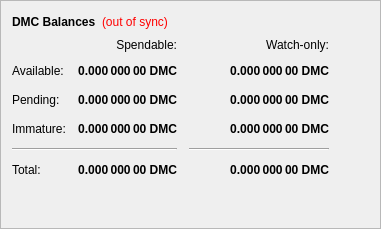
        <widget class="QFrame" name="frame">
         <property name="frameShape">
          <enum>QFrame::StyledPanel</enum>
         </property>
         <property name="frameShadow">
          <enum>QFrame::Raised</enum>
         </property>
         <layout class="QVBoxLayout" name="verticalLayout_4">
          <item>
           <layout class="QHBoxLayout" name="horizontalLayout_4">
            <item>
             <widget class="QLabel" name="label_5">
              <property name="font">
               <font>
                <weight>75</weight>
                <bold>true</bold>
               </font>
              </property>
              <property name="text">
               <string>DMC Balances</string>
              </property>
             </widget>
            </item>
            <item>
             <widget class="QLabel" name="labelWalletStatus">
              <property name="cursor">
               <cursorShape>WhatsThisCursor</cursorShape>
              </property>
              <property name="toolTip">
               <string>The displayed information may be out of date. Your wallet automatically synchronizes with the DMTC network after a connection is established, but this process has not completed yet.</string>
              </property>
              <property name="styleSheet">
               <string notr="true">QLabel { color: red; }</string>
              </property>
              <property name="text">
               <string notr="true">(out of sync)</string>
              </property>
              <property name="alignment">
               <set>Qt::AlignLeading|Qt::AlignLeft|Qt::AlignVCenter</set>
              </property>
             </widget>
            </item>
            <item>
             <spacer name="horizontalSpacer_3">
              <property name="orientation">
               <enum>Qt::Horizontal</enum>
              </property>
              <property name="sizeHint" stdset="0">
               <size>
                <width>40</width>
                <height>20</height>
               </size>
              </property>
             </spacer>
            </item>
           </layout>
          </item>
          <item>
           <layout class="QGridLayout" name="gridLayout">
            <property name="spacing">
             <number>12</number>
            </property>
            <item row="2" column="2">
             <widget class="QLabel" name="labelWatchPending">
              <property name="font">
               <font>
                <weight>75</weight>
                <bold>true</bold>
               </font>
              </property>
              <property name="cursor">
               <cursorShape>IBeamCursor</cursorShape>
              </property>
              <property name="toolTip">
               <string>Unconfirmed transactions to watch-only addresses</string>
              </property>
              <property name="text">
               <string notr="true">0.000 000 00 DMC</string>
              </property>
              <property name="alignment">
               <set>Qt::AlignRight|Qt::AlignTrailing|Qt::AlignVCenter</set>
              </property>
              <property name="textInteractionFlags">
               <set>Qt::LinksAccessibleByMouse|Qt::TextSelectableByKeyboard|Qt::TextSelectableByMouse</set>
              </property>
             </widget>
            </item>
            <item row="2" column="1">
             <widget class="QLabel" name="labelUnconfirmed">
              <property name="font">
               <font>
                <weight>75</weight>
                <bold>true</bold>
               </font>
              </property>
              <property name="cursor">
               <cursorShape>IBeamCursor</cursorShape>
              </property>
              <property name="toolTip">
               <string>Total of transactions that have yet to be confirmed, and do not yet count toward the spendable balance</string>
              </property>
              <property name="text">
               <string notr="true">0.000 000 00 DMC</string>
              </property>
              <property name="alignment">
               <set>Qt::AlignRight|Qt::AlignTrailing|Qt::AlignVCenter</set>
              </property>
              <property name="textInteractionFlags">
               <set>Qt::LinksAccessibleByMouse|Qt::TextSelectableByKeyboard|Qt::TextSelectableByMouse</set>
              </property>
             </widget>
            </item>
            <item row="3" column="2">
             <widget class="QLabel" name="labelWatchImmature">
              <property name="font">
               <font>
                <weight>75</weight>
                <bold>true</bold>
               </font>
              </property>
              <property name="cursor">
               <cursorShape>IBeamCursor</cursorShape>
              </property>
              <property name="toolTip">
               <string>Staked or masternode rewards in watch-only addresses that has not yet matured</string>
              </property>
              <property name="text">
               <string notr="true">0.000 000 00 DMC</string>
              </property>
              <property name="alignment">
               <set>Qt::AlignRight|Qt::AlignTrailing|Qt::AlignVCenter</set>
              </property>
              <property name="textInteractionFlags">
               <set>Qt::LinksAccessibleByMouse|Qt::TextSelectableByKeyboard|Qt::TextSelectableByMouse</set>
              </property>
             </widget>
            </item>
            <item row="4" column="0" colspan="2">
             <widget class="Line" name="lineSpendableBalance">
              <property name="orientation">
               <enum>Qt::Horizontal</enum>
              </property>
             </widget>
            </item>
            <item row="4" column="2">
             <widget class="Line" name="lineWatchBalance">
              <property name="sizePolicy">
               <sizepolicy hsizetype="Preferred" vsizetype="Fixed">
                <horstretch>0</horstretch>
                <verstretch>0</verstretch>
               </sizepolicy>
              </property>
              <property name="minimumSize">
               <size>
                <width>140</width>
                <height>0</height>
               </size>
              </property>
              <property name="orientation">
               <enum>Qt::Horizontal</enum>
              </property>
             </widget>
            </item>
            <item row="5" column="0">
             <widget class="QLabel" name="labelTotalText">
              <property name="text">
               <string>Total:</string>
              </property>
             </widget>
            </item>
            <item row="3" column="1">
             <widget class="QLabel" name="labelImmature">
              <property name="font">
               <font>
                <weight>75</weight>
                <bold>true</bold>
               </font>
              </property>
              <property name="cursor">
               <cursorShape>IBeamCursor</cursorShape>
              </property>
              <property name="toolTip">
               <string>Staked or masternode rewards that has not yet matured</string>
              </property>
              <property name="text">
               <string notr="true">0.000 000 00 DMC</string>
              </property>
              <property name="alignment">
               <set>Qt::AlignRight|Qt::AlignTrailing|Qt::AlignVCenter</set>
              </property>
              <property name="textInteractionFlags">
               <set>Qt::LinksAccessibleByMouse|Qt::TextSelectableByKeyboard|Qt::TextSelectableByMouse</set>
              </property>
             </widget>
            </item>
            <item row="2" column="3">
             <spacer name="horizontalSpacer_2">
              <property name="orientation">
               <enum>Qt::Horizontal</enum>
              </property>
              <property name="sizeHint" stdset="0">
               <size>
                <width>40</width>
                <height>20</height>
               </size>
              </property>
             </spacer>
            </item>
            <item row="3" column="0">
             <widget class="QLabel" name="labelImmatureText">
              <property name="text">
               <string>Immature:</string>
              </property>
             </widget>
            </item>
            <item row="5" column="1">
             <widget class="QLabel" name="labelTotal">
              <property name="font">
               <font>
                <weight>75</weight>
                <bold>true</bold>
               </font>
              </property>
              <property name="cursor">
               <cursorShape>IBeamCursor</cursorShape>
              </property>
              <property name="toolTip">
               <string>Your current total balance</string>
              </property>
              <property name="text">
               <string notr="true">0.000 000 00 DMC</string>
              </property>
              <property name="alignment">
               <set>Qt::AlignRight|Qt::AlignTrailing|Qt::AlignVCenter</set>
              </property>
              <property name="textInteractionFlags">
               <set>Qt::LinksAccessibleByMouse|Qt::TextSelectableByKeyboard|Qt::TextSelectableByMouse</set>
              </property>
             </widget>
            </item>
            <item row="5" column="2">
             <widget class="QLabel" name="labelWatchTotal">
              <property name="font">
               <font>
                <weight>75</weight>
                <bold>true</bold>
               </font>
              </property>
              <property name="cursor">
               <cursorShape>IBeamCursor</cursorShape>
              </property>
              <property name="toolTip">
               <string>Current total balance in watch-only addresses</string>
              </property>
              <property name="text">
               <string notr="true">0.000 000 00 DMC</string>
              </property>
              <property name="alignment">
               <set>Qt::AlignRight|Qt::AlignTrailing|Qt::AlignVCenter</set>
              </property>
              <property name="textInteractionFlags">
               <set>Qt::LinksAccessibleByMouse|Qt::TextSelectableByKeyboard|Qt::TextSelectableByMouse</set>
              </property>
             </widget>
            </item>
            <item row="0" column="2">
             <widget class="QLabel" name="labelWatchonly">
              <property name="text">
               <string>Watch-only:</string>
              </property>
              <property name="alignment">
               <set>Qt::AlignRight|Qt::AlignTrailing|Qt::AlignVCenter</set>
              </property>
             </widget>
            </item>
            <item row="1" column="0">
             <widget class="QLabel" name="labelBalanceText">
              <property name="text">
               <string>Available:</string>
              </property>
             </widget>
            </item>
            <item row="1" column="1">
             <widget class="QLabel" name="labelBalance">
              <property name="font">
               <font>
                <weight>75</weight>
                <bold>true</bold>
               </font>
              </property>
              <property name="cursor">
               <cursorShape>IBeamCursor</cursorShape>
              </property>
              <property name="toolTip">
               <string>Your current spendable balance</string>
              </property>
              <property name="text">
               <string notr="true">0.000 000 00 DMC</string>
              </property>
              <property name="alignment">
               <set>Qt::AlignRight|Qt::AlignTrailing|Qt::AlignVCenter</set>
              </property>
              <property name="textInteractionFlags">
               <set>Qt::LinksAccessibleByMouse|Qt::TextSelectableByKeyboard|Qt::TextSelectableByMouse</set>
              </property>
             </widget>
            </item>
            <item row="1" column="2">
             <widget class="QLabel" name="labelWatchAvailable">
              <property name="font">
               <font>
                <weight>75</weight>
                <bold>true</bold>
               </font>
              </property>
              <property name="cursor">
               <cursorShape>IBeamCursor</cursorShape>
              </property>
              <property name="toolTip">
               <string>Your current balance in watch-only addresses</string>
              </property>
              <property name="text">
               <string notr="true">0.000 000 00 DMC</string>
              </property>
              <property name="alignment">
               <set>Qt::AlignRight|Qt::AlignTrailing|Qt::AlignVCenter</set>
              </property>
              <property name="textInteractionFlags">
               <set>Qt::LinksAccessibleByMouse|Qt::TextSelectableByKeyboard|Qt::TextSelectableByMouse</set>
              </property>
             </widget>
            </item>
            <item row="2" column="0">
             <widget class="QLabel" name="labelPendingText">
              <property name="text">
               <string>Pending:</string>
              </property>
             </widget>
            </item>
            <item row="0" column="1">
             <widget class="QLabel" name="labelSpendable">
              <property name="text">
               <string>Spendable:</string>
              </property>
              <property name="alignment">
               <set>Qt::AlignRight|Qt::AlignTrailing|Qt::AlignVCenter</set>
              </property>
             </widget>
            </item>
           </layout>
          </item>
          <item>
           <spacer name="verticalSpacer_4">
            <property name="orientation">
             <enum>Qt::Vertical</enum>
            </property>
            <property name="sizeHint" stdset="0">
             <size>
              <width>20</width>
              <height>40</height>
             </size>
            </property>
           </spacer>
          </item>
         </layout>
        </widget>
